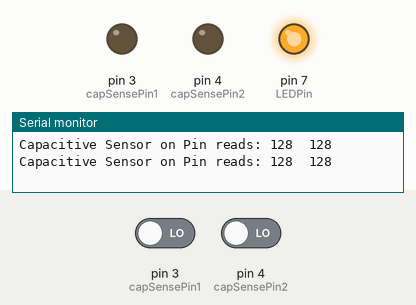
Bench run of a sketch on a simulated Arduino Uno, built with avr-gcc and run on an emulated ATmega328P. Shown: output pins drawn as LEDs (lit = HIGH), the last lines printed to the serial monitor. The inputs (shaded band) are chosen by the test bench; at power-on: pin 3 (capSensePin1) LOW, pin 4 (capSensePin2) LOW.

Above: at 1.2 s.
1.3 s: pin 3 (capSensePin1) driven HIGH and pin 4 (capSensePin2) driven HIGH
At 1.9 s:
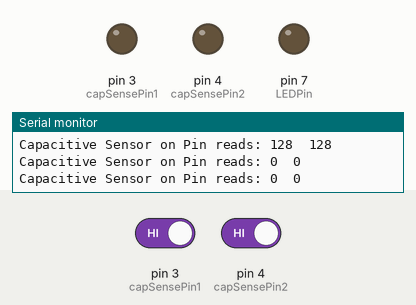
4.3 s: pin 4 (capSensePin2) driven LOW
At 5.9 s:
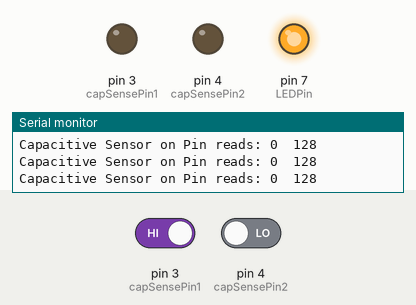
7.3 s: pin 4 (capSensePin2) driven HIGH
At 8.5 s:
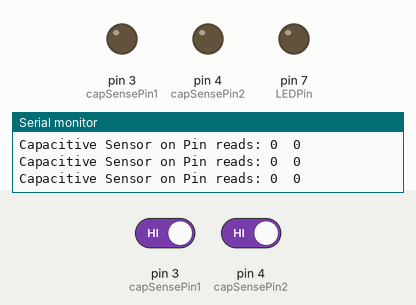
9.0 s: pin 3 (capSensePin1) driven LOW
At 9.8 s:
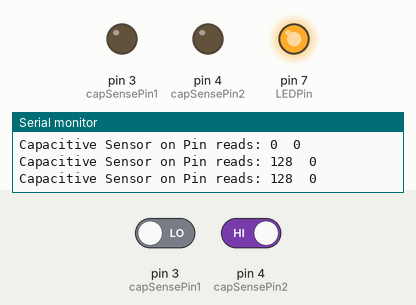
Timing chart, 0 to 12.0 s (numbered marks = the images above; inputs shaded):
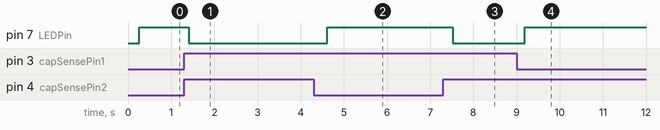

The sketch:

DrawnSensorExample_STI_20160601.ino
```cpp
// Pin for the LED
int LEDPin = 7;
// Pin to connect to your drawing
int capSensePin1 = 3;
int capSensePin2 = 4;
// This is how high the sensor needs to read in order
//  to trigger a touch.  You'll find this number
//  by trial and error, or you could take readings at
//  the start of the program to dynamically calculate this.
int touchedCutoff = 30;

void setup(){
  Serial.begin(9600);
  // Set up the LED
  pinMode(LEDPin, OUTPUT);
  digitalWrite(LEDPin, LOW);
}

void loop(){
  int CapValue1=0;
  int CapValue2=0;
  for(int i = 0; i < 10; i++){
    CapValue1 = readCapacitivePin(capSensePin1) + CapValue1;
    CapValue2 = readCapacitivePin(capSensePin2) + CapValue2;
  }
  CapValue1=CapValue1/10;
  CapValue2=CapValue2/10;

  // If the capacitive sensor reads above a certain threshold,
  //  turn on the LED
  if (CapValue1 > touchedCutoff || CapValue2 > touchedCutoff ) {
    digitalWrite(LEDPin, HIGH);
  }
  else {
    digitalWrite(LEDPin, LOW);
  }
  delay(200);
  // Every 500 ms, print the value of the capacitive sensor
  //if ( (millis() % 500) == 0){
    Serial.print("Capacitive Sensor on Pin reads: ");
    Serial.print(CapValue1);
    Serial.print("  ");
    Serial.println(CapValue2);
  //}
}

// readCapacitivePin
//  Input: Arduino pin number
//  Output: A number, from 0 to 17 expressing
//          how much capacitance is on the pin
//  When you touch the pin, or whatever you have
//  attached to it, the number will get higher
//  In order for this to work now,
// The pin should have a 1+Megaohm resistor pulling
//  it up to +5v.
uint8_t readCapacitivePin(int pinToMeasure){
  // This is how you declare a variable which
  //  will hold the PORT, PIN, and DDR registers
  //  on an AVR
  volatile uint8_t* port;
  volatile uint8_t* ddr;
  volatile uint8_t* pin;
  // Here we translate the input pin number from
  //  Arduino pin number to the AVR PORT, PIN, DDR,
  //  and which bit of those registers we care about.
  byte bitmask;
  if ((pinToMeasure >= 0) && (pinToMeasure <= 7)){
    port = &PORTD;
    ddr = &DDRD;
    bitmask = 1 << pinToMeasure;
    pin = &PIND;
  }
  if ((pinToMeasure > 7) && (pinToMeasure <= 13)){
    port = &PORTB;
    ddr = &DDRB;
    bitmask = 1 << (pinToMeasure - 8);
    pin = &PINB;
  }
  if ((pinToMeasure > 13) && (pinToMeasure <= 19)){
    port = &PORTC;
    ddr = &DDRC;
    bitmask = 1 << (pinToMeasure - 13);
    pin = &PINC;
  }
  // Discharge the pin first by setting it low and output
  *port &= ~(bitmask);
  *ddr  |= bitmask;
  delay(1);
  // Make the pin an input WITHOUT the internal pull-up on
  *ddr &= ~(bitmask);
  // Now see how long the pin to get pulled up
  int cycles = 16000;
  for(int i = 0; i < cycles; i++){
    if (*pin & bitmask){
      cycles = i;
      break;
    }
  }
  // Discharge the pin again by setting it low and output
  //  It's important to leave the pins low if you want to
  //  be able to touch more than 1 sensor at a time - if
  //  the sensor is left pulled high, when you touch
  //  two sensors, your body will transfer the charge between
  //  sensors.
  *port &= ~(bitmask);
  *ddr  |= bitmask;

  return cycles;
}
```

Measured:
- after the input at 1.3 s, pin 7 (LEDPin): HIGH → LOW after 0.10 s
- after the input at 4.3 s, pin 7 (LEDPin): LOW → HIGH after 0.31 s
- after the input at 7.3 s, pin 7 (LEDPin): HIGH → LOW after 0.23 s
- after the input at 9.0 s, pin 7 (LEDPin): LOW → HIGH after 0.19 s
